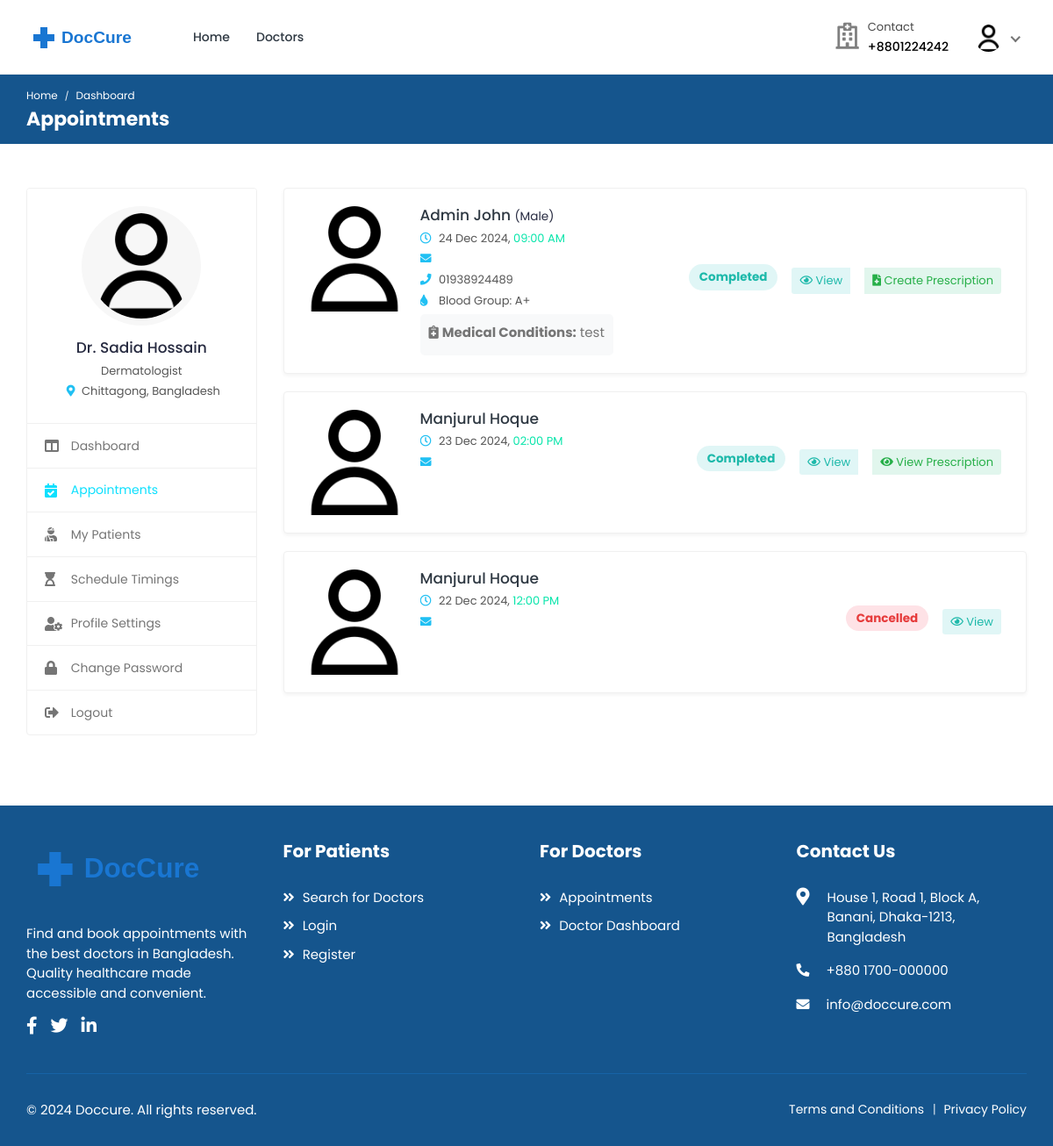
/doctors/appointments/ (signed in), run on an earlier commit of the app's database.
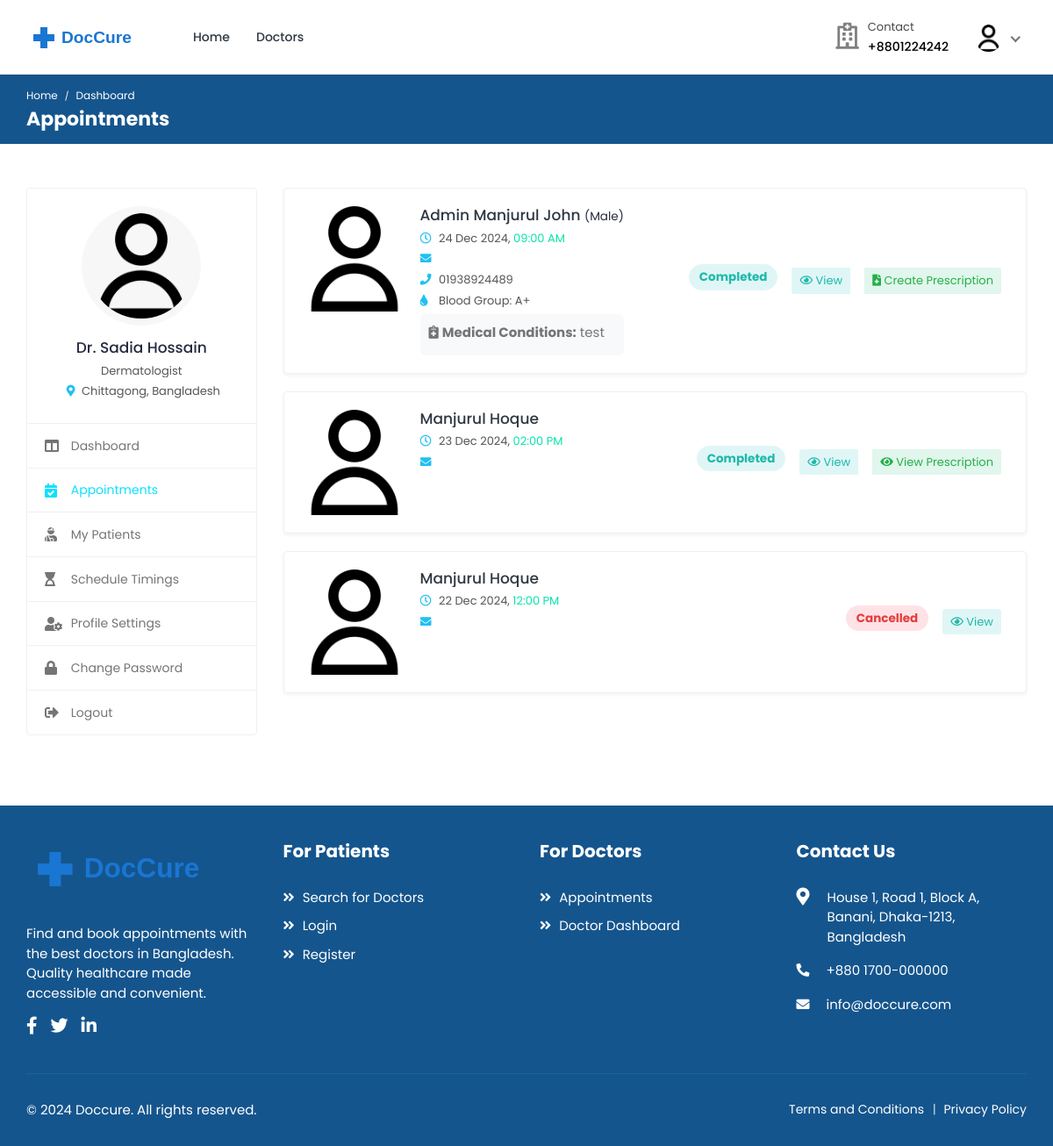
And on a later commit of the database.
### bookings/models.py (models this page shows, shortened)
class Booking(models.Model):
    doctor = models.ForeignKey(
        settings.AUTH_USER_MODEL,
        on_delete=models.CASCADE,
        related_name="appointments",
        limit_choices_to={"role": "doctor"},
    )
    patient = models.ForeignKey(
        settings.AUTH_USER_MODEL,
        on_delete=models.CASCADE,
        related_name="patient_appointments",
        limit_choices_to={"role": "patient"},
    )
    appointment_date = models.DateField()
    appointment_time = models.TimeField()
    booking_date = models.DateTimeField(auto_now_add=True)
    status = models.CharField(
        max_length=20,
        choices=[
            ("pending", "Pending"),
            ("confirmed", "Confirmed"),
            ("completed", "Completed"),
            ("cancelled", "Cancelled"),
            ("no_show", "No Show"),
        ],
        default="pending",
    )
    class Meta:
        ordering = ["-appointment_date", "-appointment_time"]
        unique_together = ["doctor", "appointment_date", "appointment_time"]

### accounts/models.py (models this page shows, shortened)
class User(AbstractUser):
    class RoleChoices(models.TextChoices):
        DOCTOR = "doctor", "Doctor"
        PATIENT = "patient", "Patient"
    username = models.CharField(max_length=30, unique=True)
    role = models.CharField(
        choices=RoleChoices.choices,
        max_length=20,
        default="patient",
        error_messages={"required": "Role must be provided"},
    )
    email = models.EmailField(
        blank=True,
        error_messages={
            "unique": "A user with that email already exists.",
        },
    )
    first_name = models.CharField(max_length=150, blank=True)
    last_name = models.CharField(max_length=150, blank=True)
    registration_number = models.IntegerField(null=True, blank=True)
    USERNAME_FIELD = "username"
    REQUIRED_FIELDS = []
    objects = CustomUserManager()
    def get_full_name(self):
        full_name = "%s %s" % (self.first_name, self.last_name)
        return full_name.strip() or self.username

class Profile(models.Model):
    user = models.OneToOneField(
        User, on_delete=models.CASCADE, related_name="profile"
    )
    avatar = models.ImageField(
        default="defaults/user.png", upload_to=profile_photo_directory_path
    )
    phone = models.CharField(max_length=20, blank=True, null=True)
    dob = models.DateField(blank=True, null=True)
    about = models.TextField(blank=True, null=True)
    specialization = models.CharField(max_length=255, blank=True, null=True)
    gender = models.CharField(
        max_length=10,
        choices=[("male", "Male"), ("female", "Female"), ("other", "Other")],
        blank=True,
    )
    address = models.TextField(blank=True, null=True)
    city = models.CharField(max_length=100, blank=True)
    state = models.CharField(max_length=100, blank=True)
    postal_code = models.CharField(max_length=20, blank=True)
    country = models.CharField(max_length=100, blank=True)
    price_per_consultation = models.DecimalField(
        max_digits=10, decimal_places=2, null=True, blank=True
    )
    is_available = models.BooleanField(default=True)
    blood_group = models.CharField(
        max_length=5,
        choices=[
            ("A+", "A+"),
            ("A-", "A-"),
            ("B+", "B+"),
            ("B-", "B-"),
            ("O+", "O+"),
            ("O-", "O-"),
            ("AB+", "AB+"),
            ("AB-", "AB-"),
        ],
        blank=True,
        null=True,
    )
    allergies = models.TextField(blank=True, null=True)
    medical_conditions = models.TextField(blank=True, null=True)
    @property
    def image(self):
        return (
            self.avatar.url
            if self.avatar.storage.exists(self.avatar.name)
            else "{}defaults/user.png".format(settings.MEDIA_URL)
        )

### doctors/views.py (the view)
class AppointmentListView(DoctorRequiredMixin, ListView):
    model = Booking
    context_object_name = "appointments"
    template_name = "doctors/appointments.html"
    paginate_by = 10
    def get_queryset(self):
        return (
            self.model.objects.select_related(
                "doctor", "doctor__profile", "patient", "patient__profile"
            )
            .filter(doctor=self.request.user)
            .order_by("-appointment_date", "-appointment_time")
        )

### accounts/managers.py (called while the page is built)
    def get(self, *args, **kwargs):
        return super().select_related("profile").get(*args, **kwargs)

### mixins/custom_mixins.py (called while the page is built)
    def dispatch(self, request, *args, **kwargs):
        if not request.user.is_authenticated:
            return super().dispatch(request, *args, **kwargs)
        if request.user.role != "doctor":
            return self.handle_no_permission()
        return super().dispatch(request, *args, **kwargs)

### templates/doctors/appointments.html (shortened to what the changed rows need)
{% extends "includes/doctor-sidebar.html" %}
{% load static %}
{% block css %}
    <link rel="stylesheet" href="{% static 'assets/css/style.css' %}">
{% endblock %}
{% block page_name2 %}Appointments{% endblock %}
{% block main %}
<div class="appointments">
    {% if appointments %}
        {% for appointment in appointments %}
            <div class="appointment-list">
                <div class="profile-info-widget">
                    <a href="#" class="booking-doc-img">
                        {% if appointment.patient.profile.image %}
                            <img src="{{ appointment.patient.profile.image }}" alt="{{ appointment.patient.get_full_name }}">
                        {% else %}
                            <img src="https://via.placeholder.com/150x150?text=Patient" alt="Default Patient Image">
                        {% endif %}
                    </a>
                    <div class="profile-det-info">
                        <h3>
                            <a href="#">{{ appointment.patient.get_full_name }}</a>
                            {% if appointment.patient.profile.gender %}
                                <small>({{ appointment.patient.profile.gender|title }})</small>
                            {% endif %}
                        </h3>
                        <div class="patient-details">
                            <h5>
                                <i class="far fa-clock"></i>
                                {{ appointment.appointment_date|date:"d M Y" }},
                                <span class="text-primary">{{ appointment.appointment_time|time:"h:i A" }}</span>
                            </h5>
                            <h5><i class="fas fa-envelope"></i> {{ appointment.patient.email }}</h5>
                            {% if appointment.patient.profile.phone %}
                                <h5><i class="fas fa-phone"></i> {{ appointment.patient.profile.phone }}</h5>
                            {% endif %}
                            {% if appointment.patient.profile.blood_group %}
                                <h5><i class="fas fa-tint"></i> Blood Group: {{ appointment.patient.profile.blood_group }}</h5>
                            {% endif %}
                        </div>
                        {% if appointment.patient.profile.medical_conditions or appointment.patient.profile.allergies %}
                            <div class="patient-medical-details mt-2">
                                {% if appointment.patient.profile.medical_conditions %}
                                    <p class="text-muted mb-1">
                                        <i class="fas fa-notes-medical"></i>
                                        <strong>Medical Conditions:</strong> {{ appointment.patient.profile.medical_conditions }}
                                    </p>
                                {% endif %}
                            </div>
                        {% endif %}
                    </div>
                </div>
                <div class="appointment-action">
                    <span class="badge badge-pill mr-2 mb-2
                        {% if appointment.status == 'completed' %}bg-info-light{% endif %}">
                        {{ appointment.status|title }}
                    </span>
                    <div class="btn-group">
                        <a href="{% url 'doctors:appointment-detail' appointment.pk %}" class="btn btn-sm bg-info-light ml-2 mr-2">
                            <i class="far fa-eye"></i> View
                        </a>
                        {% if appointment.status == 'completed' %}
                            {% if not appointment.prescription %}
                                <a href="{% url 'doctors:add-prescription' appointment.pk %}" class="btn btn-sm bg-success-light mr-2 ml-2">
                                    <i class="fas fa-file-medical"></i> Create Prescription
                                </a>
                            {% else %}
                                <a href="{% url 'doctors:prescription-detail' appointment.prescription.pk %}" class="btn btn-sm bg-success-light mr-2 ml-2">
                                    <i class="fas fa-eye"></i> View Prescription
                                </a>
                            {% endif %}
                        {% endif %}
                    </div>
                </div>
            </div>
        {% endfor %}
    {% else %}
        <div class="text-center">
            <div class="alert alert-info">
                <i class="fas fa-calendar-times"></i> No appointments found.
            </div>
        </div>
    {% endif %}
</div>
{% endblock %}

What changed in the data, as far as the page shows it:
changed through a linked row, Booking "09:00 AM": patient.get_full_name "Admin John" → "Admin Manjurul John"
